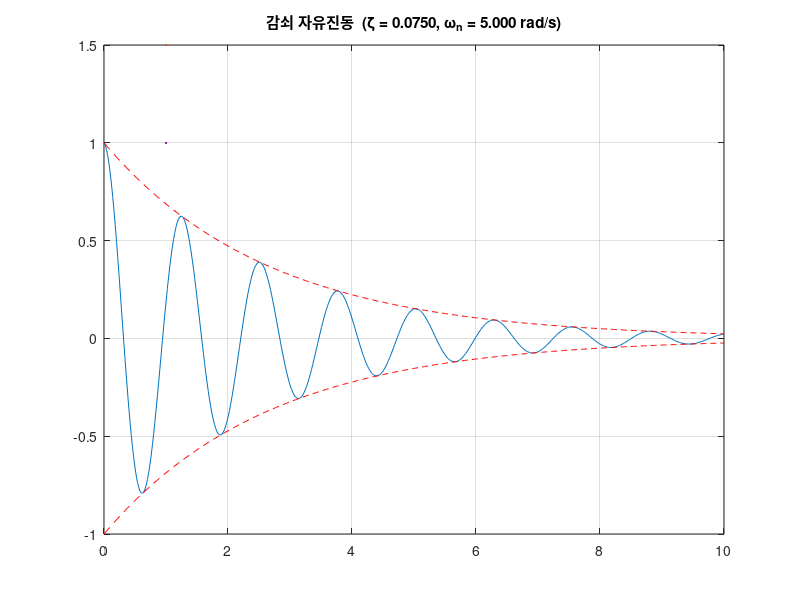

This chart was generated by the following MATLAB code: (Note: this script raises an error after producing the figure.)
% sol0723_1.m — 7.2.3 연습문제 1
% 감쇠 진동을 그리고, 계산한 값들을 sprintf 로 제목·축이름·주석에 넣는다.

clear; clc; close all

m = 2; k = 50; c = 1.5;              % 질량, 스프링상수, 감쇠계수
wn = sqrt(k/m);                      % 고유진동수
zeta = c / (2*sqrt(k*m));            % 감쇠비
wd = wn * sqrt(1 - zeta^2);          % 감쇠 고유진동수

t = linspace(0, 10, 500);
x = exp(-zeta*wn*t) .* cos(wd*t);

figure
plot(t, x, LineWidth=1.5)
hold on
plot(t, exp(-zeta*wn*t), 'r--', LineWidth=1)
plot(t, -exp(-zeta*wn*t), 'r--', LineWidth=1)
hold off
grid on

title(sprintf('감쇠 자유진동  (\\zeta = %.4f, \\omega_n = %.3f rad/s)', zeta, wn))
subtitle(sprintf('m = %g kg, k = %g N/m, c = %g N·s/m', m, k, c))
xlabel(sprintf('시간 (s),  주기 T_d = %.4f s', 2*pi/wd))
ylabel('변위 x (m)')
legend('x(t)', sprintf('포락선 e^{-%.4f t}', zeta*wn), Location='northeast')

fprintf('고유진동수   wn = %.4f rad/s\n', wn);
fprintf('감쇠비       zeta = %.4f\n', zeta);
fprintf('감쇠 진동수  wd = %.4f rad/s\n', wd);
fprintf('감쇠 주기    Td = %.4f s\n', 2*pi/wd);

theme(gcf, "light")        % R2026a 기본 테마는 dark 라 밝게 바꿔 저장한다
exportgraphics(gcf, '../../textbook/ch07/img/sol0723_1.png')
